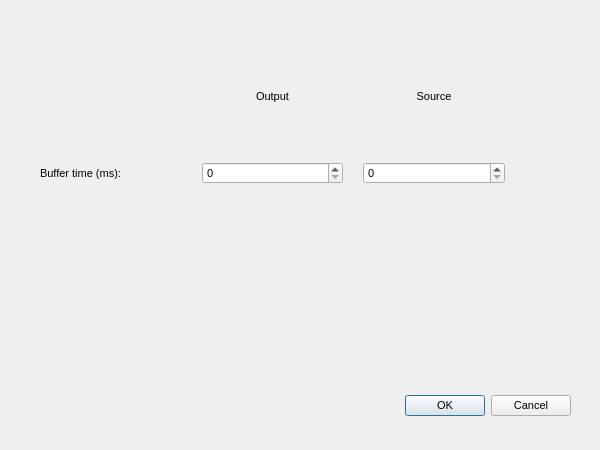
<?xml version="1.0" encoding="UTF-8"?>
<ui version="4.0">
 <class>Dialog</class>
 <widget class="QDialog" name="Dialog">
  <property name="geometry">
   <rect>
    <x>0</x>
    <y>0</y>
    <width>600</width>
    <height>450</height>
   </rect>
  </property>
  <property name="minimumSize">
   <size>
    <width>600</width>
    <height>450</height>
   </size>
  </property>
  <property name="maximumSize">
   <size>
    <width>600</width>
    <height>450</height>
   </size>
  </property>
  <property name="windowTitle">
   <string>Preferences</string>
  </property>
  <property name="styleSheet">
   <string notr="true">font-size: 11px;</string>
  </property>
  <widget class="QDialogButtonBox" name="buttonBox">
   <property name="geometry">
    <rect>
     <x>230</x>
     <y>390</y>
     <width>341</width>
     <height>32</height>
    </rect>
   </property>
   <property name="orientation">
    <enum>Qt::Orientation::Horizontal</enum>
   </property>
   <property name="standardButtons">
    <set>QDialogButtonBox::StandardButton::Cancel|QDialogButtonBox::StandardButton::Ok</set>
   </property>
  </widget>
  <widget class="QWidget" name="layoutWidget">
   <property name="geometry">
    <rect>
     <x>40</x>
     <y>60</y>
     <width>465</width>
     <height>124</height>
    </rect>
   </property>
   <layout class="QGridLayout" name="gridLayout">
    <property name="horizontalSpacing">
     <number>20</number>
    </property>
    <property name="verticalSpacing">
     <number>30</number>
    </property>
    <item row="1" column="0">
     <widget class="QLabel" name="bufferLabel">
      <property name="text">
       <string>Buffer time (ms):</string>
      </property>
     </widget>
    </item>
    <item row="1" column="2">
     <widget class="QSpinBox" name="sourceBufferSpinBox">
      <property name="maximum">
       <number>999</number>
      </property>
      <property name="singleStep">
       <number>10</number>
      </property>
      <property name="value">
       <number>0</number>
      </property>
     </widget>
    </item>
    <item row="0" column="2">
     <widget class="QLabel" name="sourceLabel">
      <property name="toolTip">
       <string>Source options are ignored when Loopback is enabled.</string>
      </property>
      <property name="text">
       <string>Source</string>
      </property>
      <property name="alignment">
       <set>Qt::AlignmentFlag::AlignCenter</set>
      </property>
     </widget>
    </item>
    <item row="1" column="1">
     <widget class="QSpinBox" name="outputBufferSpinBox">
      <property name="maximum">
       <number>999</number>
      </property>
      <property name="singleStep">
       <number>10</number>
      </property>
      <property name="value">
       <number>0</number>
      </property>
     </widget>
    </item>
    <item row="0" column="1">
     <widget class="QLabel" name="outputLabel">
      <property name="text">
       <string>Output</string>
      </property>
      <property name="alignment">
       <set>Qt::AlignmentFlag::AlignCenter</set>
      </property>
     </widget>
    </item>
   </layout>
  </widget>
 </widget>
 <resources/>
 <connections>
  <connection>
   <sender>buttonBox</sender>
   <signal>accepted()</signal>
   <receiver>Dialog</receiver>
   <slot>accept()</slot>
   <hints>
    <hint type="sourcelabel">
     <x>248</x>
     <y>254</y>
    </hint>
    <hint type="destinationlabel">
     <x>157</x>
     <y>274</y>
    </hint>
   </hints>
  </connection>
  <connection>
   <sender>buttonBox</sender>
   <signal>rejected()</signal>
   <receiver>Dialog</receiver>
   <slot>reject()</slot>
   <hints>
    <hint type="sourcelabel">
     <x>316</x>
     <y>260</y>
    </hint>
    <hint type="destinationlabel">
     <x>286</x>
     <y>274</y>
    </hint>
   </hints>
  </connection>
 </connections>
</ui>
